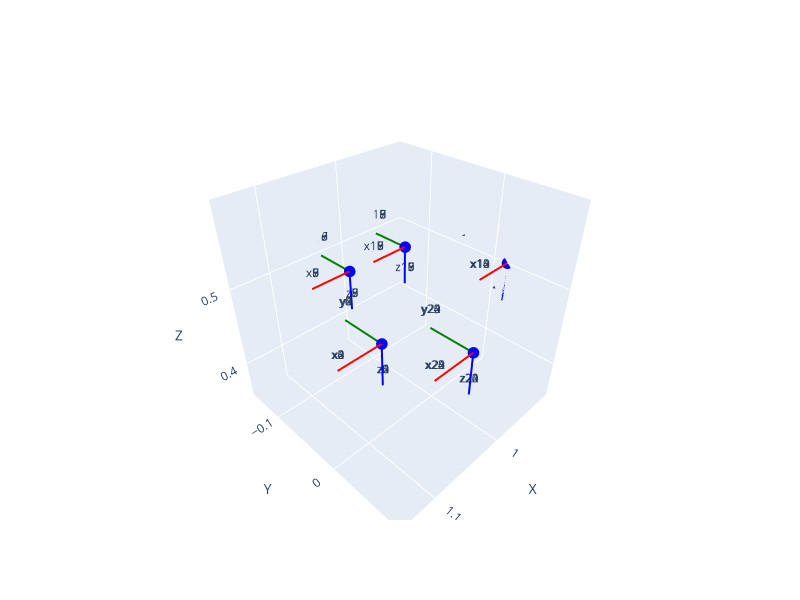

The code cell stored with this chart in its notebook:
### Code cell
def plot_poses(poses, scale=0.05, axis_labels=True, ax=None, figsize=(8, 6)):
    """
    Visualize 4x4 pose matrices as coordinate frames using Plotly.
    - poses: single 4x4 array or iterable/array of shape (N,4,4)
    - scale: length of drawn axes
    - axis_labels: annotate axes ('x','y','z') for each pose
    - ax: ignored (kept for compatibility)
    Returns the plotly Figure.
    """
    poses = np.asarray(poses)
    if poses.ndim == 2 and poses.shape == (4, 4):
        poses = poses[None, ...]
    assert poses.ndim == 3 and poses.shape[1:] == (4, 4), "poses must be (N,4,4) or (4,4)"

    fig = go.Figure()
    all_points = []

    for i, pose in enumerate(poses):
        t = pose[:3, 3]
        R = pose[:3, :3]
        for vec, color, lbl in zip(R.T, ("red", "green", "blue"), ("x", "y", "z")):
            end = t + vec * scale
            line = np.vstack([t, end])
            fig.add_trace(go.Scatter3d(
                x=line[:, 0], y=line[:, 1], z=line[:, 2],
                mode="lines", line=dict(color=color, width=4), showlegend=False
            ))
            fig.add_trace(go.Scatter3d(
                x=[t[0]], y=[t[1]], z=[t[2]],
                mode="markers", marker=dict(color=color, size=4), showlegend=False
            ))
            if axis_labels:
                fig.add_trace(go.Scatter3d(
                    x=[end[0]], y=[end[1]], z=[end[2]],
                    mode="text", text=[f"{lbl}{i}"], textposition="top center",
                    showlegend=False
                ))
        all_points.extend([t, t + R[:, 0] * scale, t + R[:, 1] * scale, t + R[:, 2] * scale])

    all_points = np.vstack(all_points)
    mins = all_points.min(axis=0)
    maxs = all_points.max(axis=0)
    centers = 0.5 * (mins + maxs)
    radius = (maxs - mins).max() / 2.0

    fig.update_layout(
        scene=dict(
            xaxis=dict(title="X", range=[centers[0] - radius, centers[0] + radius]),
            yaxis=dict(title="Y", range=[centers[1] - radius, centers[1] + radius]),
            zaxis=dict(title="Z", range=[centers[2] - radius, centers[2] + radius]),
        ),
        width=figsize[0] * 100,
        height=figsize[1] * 100,
    )
    # fig.show()
    return fig

plot_poses(np.stack(data["pose"].values))

### Figure 1 — Plotly figure (JSON) as saved in the notebook; plotly's stock layout.template omitted (floating-point values rounded to 4 significant figures)
{"data": [{"line": {"color": "red", "width": 4}, "mode": "lines", "showlegend": false, "type": "scatter3d", "x": [1.098, 1.148], "y": [0.02204, 0.02204], "z": [0.5, 0.5]}, {"marker": {"color": "red", "size": 4}, "mode": "markers", "showlegend": false, "type": "scatter3d", "x": [1.098], "y": [0.02204], "z": [0.5]}, {"mode": "text", "showlegend": false, "text": ["x0"], "textposition": "top center", "type": "scatter3d", "x": [1.148], "y": [0.02204], "z": [0.5]}, {"line": {"color": "green", "width": 4}, "mode": "lines", "showlegend": false, "type": "scatter3d", "x": [1.098, 1.098], "y": [0.02204, -0.02796], "z": [0.5, 0.5]}, {"marker": {"color": "green", "size": 4}, "mode": "markers", "showlegend": false, "type": "scatter3d", "x": [1.098], "y": [0.02204], "z": [0.5]}, {"mode": "text", "showlegend": false, "text": ["y0"], "textposition": "top center", "type": "scatter3d", "x": [1.098], "y": [-0.02796], "z": [0.5]}, {"line": {"color": "blue", "width": 4}, "mode": "lines", "showlegend": false, "type": "scatter3d", "x": [1.098, 1.098], "y": [0.02204, 0.02204], "z": [0.5, 0.45]}, {"marker": {"color": "blue", "size": 4}, "mode": "markers", "showlegend": false, "type": "scatter3d", "x": [1.098], "y": [0.02204], "z": [0.5]}, {"mode": "text", "showlegend": false, "text": ["z0"], "textposition": "top center", "type": "scatter3d", "x": [1.098], "y": [0.02204], "z": [0.45]}, {"line": {"color": "red", "width": 4}, "mode": "lines", "showlegend": false, "type": "scatter3d", "x": [1.098, 1.148], "y": [0.02204, 0.02204], "z": [0.5, 0.5]}, {"marker": {"color": "red", "size": 4}, "mode": "markers", "showlegend": false, "type": "scatter3d", "x": [1.098], "y": [0.02204], "z": [0.5]}, {"mode": "text", "showlegend": false, "text": ["x1"], "textposition": "top center", "type": "scatter3d", "x": [1.148], "y": [0.02204], "z": [0.5]}, {"line": {"color": "green", "width": 4}, "mode": "lines", "showlegend": false, "type": "scatter3d", "x": [1.098, 1.098], "y": [0.02204, -0.02796], "z": [0.5, 0.5]}, {"marker": {"color": "green", "size": 4}, "mode": "markers", "showlegend": false, "type": "scatter3d", "x": [1.098], "y": [0.02204], "z": [0.5]}, {"mode": "text", "showlegend": false, "text": ["y1"], "textposition": "top center", "type": "scatter3d", "x": [1.098], "y": [-0.02796], "z": [0.5]}, {"line": {"color": "blue", "width": 4}, "mode": "lines", "showlegend": false, "type": "scatter3d", "x": [1.098, 1.098], "y": [0.02204, 0.02204], "z": [0.5, 0.45]}, {"marker": {"color": "blue", "size": 4}, "mode": "markers", "showlegend": false, "type": "scatter3d", "x": [1.098], "y": [0.02204], "z": [0.5]}, {"mode": "text", "showlegend": false, "text": ["z1"], "textposition": "top center", "type": "scatter3d", "x": [1.098], "y": [0.02204], "z": [0.45]}, {"line": {"color": "red", "width": 4}, "mode": "lines", "showlegend": false, "type": "scatter3d", "x": [1.098, 1.148], "y": [0.02204, 0.02204], "z": [0.5, 0.5]}, {"marker": {"color": "red", "size": 4}, "mode": "markers", "showlegend": false, "type": "scatter3d", "x": [1.098], "y": [0.02204], "z": [0.5]}, {"mode": "text", "showlegend": false, "text": ["x2"], "textposition": "top center", "type": "scatter3d", "x": [1.148], "y": [0.02204], "z": [0.5]}, {"line": {"color": "green", "width": 4}, "mode": "lines", "showlegend": false, "type": "scatter3d", "x": [1.098, 1.098], "y": [0.02204, -0.02796], "z": [0.5, 0.5]}, {"marker": {"color": "green", "size": 4}, "mode": "markers", "showlegend": false, "type": "scatter3d", "x": [1.098], "y": [0.02204], "z": [0.5]}, {"mode": "text", "showlegend": false, "text": ["y2"], "textposition": "top center", "type": "scatter3d", "x": [1.098], "y": [-0.02796], "z": [0.5]}, {"line": {"color": "blue", "width": 4}, "mode": "lines", "showlegend": false, "type": "scatter3d", "x": [1.098, 1.098], "y": [0.02204, 0.02204], "z": [0.5, 0.45]}, {"marker": {"color": "blue", "size": 4}, "mode": "markers", "showlegend": false, "type": "scatter3d", "x": [1.098], "y": [0.02204], "z": [0.5]}, {"mode": "text", "showlegend": false, "text": ["z2"], "textposition": "top center", "type": "scatter3d", "x": [1.098], "y": [0.02204], "z": [0.45]}, {"line": {"color": "red", "width": 4}, "mode": "lines", "showlegend": false, "type": "scatter3d", "x": [1.098, 1.148], "y": [0.02204, 0.02204], "z": [0.5, 0.5]}, {"marker": {"color": "red", "size": 4}, "mode": "markers", "showlegend": false, "type": "scatter3d", "x": [1.098], "y": [0.02204], "z": [0.5]}, {"mode": "text", "showlegend": false, "text": ["x3"], "textposition": "top center", "type": "scatter3d", "x": [1.148], "y": [0.02204], "z": [0.5]}, {"line": {"color": "green", "width": 4}, "mode": "lines", "showlegend": false, "type": "scatter3d", "x": [1.098, 1.098], "y": [0.02204, -0.02796], "z": [0.5, 0.5]}, {"marker": {"color": "green", "size": 4}, "mode": "markers", "showlegend": false, "type": "scatter3d", "x": [1.098], "y": [0.02204], "z": [0.5]}, {"mode": "text", "showlegend": false, "text": ["y3"], "textposition": "top center", "type": "scatter3d", "x": [1.098], "y": [-0.02796], "z": [0.5]}, {"line": {"color": "blue", "width": 4}, "mode": "lines", "showlegend": false, "type": "scatter3d", "x": [1.098, 1.098], "y": [0.02204, 0.02204], "z": [0.5, 0.45]}, {"marker": {"color": "blue", "size": 4}, "mode": "markers", "showlegend": false, "type": "scatter3d", "x": [1.098], "y": [0.02204], "z": [0.5]}, {"mode": "text", "showlegend": false, "text": ["z3"], "textposition": "top center", "type": "scatter3d", "x": [1.098], "y": [0.02204], "z": [0.45]}, {"line": {"color": "red", "width": 4}, "mode": "lines", "showlegend": false, "type": "scatter3d", "x": [1.098, 1.148], "y": [0.02204, 0.02204], "z": [0.5, 0.5]}, {"marker": {"color": "red", "size": 4}, "mode": "markers", "showlegend": false, "type": "scatter3d", "x": [1.098], "y": [0.02204], "z": [0.5]}, {"mode": "text", "showlegend": false, "text": ["x4"], "textposition": "top center", "type": "scatter3d", "x": [1.148], "y": [0.02204], "z": [0.5]}, {"line": {"color": "green", "width": 4}, "mode": "lines", "showlegend": false, "type": "scatter3d", "x": [1.098, 1.098], "y": [0.02204, -0.02796], "z": [0.5, 0.5]}, {"marker": {"color": "green", "size": 4}, "mode": "markers", "showlegend": false, "type": "scatter3d", "x": [1.098], "y": [0.02204], "z": [0.5]}, {"mode": "text", "showlegend": false, "text": ["y4"], "textposition": "top center", "type": "scatter3d", "x": [1.098], "y": [-0.02796], "z": [0.5]}, {"line": {"color": "blue", "width": 4}, "mode": "lines", "showlegend": false, "type": "scatter3d", "x": [1.098, 1.098], "y": [0.02204, 0.02204], "z": [0.5, 0.45]}, {"marker": {"color": "blue", "size": 4}, "mode": "markers", "showlegend": false, "type": "scatter3d", "x": [1.098], "y": [0.02204], "z": [0.5]}, {"mode": "text", "showlegend": false, "text": ["z4"], "textposition": "top center", "type": "scatter3d", "x": [1.098], "y": [0.02204], "z": [0.45]}, {"line": {"color": "red", "width": 4}, "mode": "lines", "showlegend": false, "type": "scatter3d", "x": [1.037, 1.087], "y": [-0.09293, -0.09293], "z": [0.5, 0.5]}, {"marker": {"color": "red", "size": 4}, "mode": "markers", "showlegend": false, "type": "scatter3d", "x": [1.037], "y": [-0.09293], "z": [0.5]}, {"mode": "text", "showlegend": false, "text": ["x5"], "textposition": "top center", "type": "scatter3d", "x": [1.087], "y": [-0.09293], "z": [0.5]}, {"line": {"color": "green", "width": 4}, "mode": "lines", "showlegend": false, "type": "scatter3d", "x": [1.037, 1.037], "y": [-0.09293, -0.1429], "z": [0.5, 0.5]}, {"marker": {"color": "green", "size": 4}, "mode": "markers", "showlegend": false, "type": "scatter3d", "x": [1.037], "y": [-0.09293], "z": [0.5]}, {"mode": "text", "showlegend": false, "text": ["y5"], "textposition": "top center", "type": "scatter3d", "x": [1.037], "y": [-0.1429], "z": [0.5]}, {"line": {"color": "blue", "width": 4}, "mode": "lines", "showlegend": false, "type": "scatter3d", "x": [1.037, 1.037], "y": [-0.09293, -0.09293], "z": [0.5, 0.45]}, {"marker": {"color": "blue", "size": 4}, "mode": "markers", "showlegend": false, "type": "scatter3d", "x": [1.037], "y": [-0.09293], "z": [0.5]}, {"mode": "text", "showlegend": false, "text": ["z5"], "textposition": "top center", "type": "scatter3d", "x": [1.037], "y": [-0.09293], "z": [0.45]}, {"line": {"color": "red", "width": 4}, "mode": "lines", "showlegend": false, "type": "scatter3d", "x": [1.037, 1.087], "y": [-0.09293, -0.09293], "z": [0.5, 0.5]}, {"marker": {"color": "red", "size": 4}, "mode": "markers", "showlegend": false, "type": "scatter3d", "x": [1.037], "y": [-0.09293], "z": [0.5]}, {"mode": "text", "showlegend": false, "text": ["x6"], "textposition": "top center", "type": "scatter3d", "x": [1.087], "y": [-0.09293], "z": [0.5]}, {"line": {"color": "green", "width": 4}, "mode": "lines", "showlegend": false, "type": "scatter3d", "x": [1.037, 1.037], "y": [-0.09293, -0.1429], "z": [0.5, 0.5]}, {"marker": {"color": "green", "size": 4}, "mode": "markers", "showlegend": false, "type": "scatter3d", "x": [1.037], "y": [-0.09293], "z": [0.5]}, {"mode": "text", "showlegend": false, "text": ["y6"], "textposition": "top center", "type": "scatter3d", "x": [1.037], "y": [-0.1429], "z": [0.5]}, {"line": {"color": "blue", "width": 4}, "mode": "lines", "showlegend": false, "type": "scatter3d", "x": [1.037, 1.037], "y": [-0.09293, -0.09293], "z": [0.5, 0.45]}, {"marker": {"color": "blue", "size": 4}, "mode": "markers", "showlegend": false, "type": "scatter3d", "x": [1.037], "y": [-0.09293], "z": [0.5]}, {"mode": "text", "showlegend": false, "text": ["z6"], "textposition": "top center", "type": "scatter3d", "x": [1.037], "y": [-0.09293], "z": [0.45]}, {"line": {"color": "red", "width": 4}, "mode": "lines", "showlegend": false, "type": "scatter3d", "x": [1.037, 1.087], "y": [-0.09293, -0.09293], "z": [0.5, 0.5]}, {"marker": {"color": "red", "size": 4}, "mode": "markers", "showlegend": false, "type": "scatter3d", "x": [1.037], "y": [-0.09293], "z": [0.5]}, {"mode": "text", "showlegend": false, "text": ["x7"], "textposition": "top center", "type": "scatter3d", "x": [1.087], "y": [-0.09293], "z": [0.5]}, {"line": {"color": "green", "width": 4}, "mode": "lines", "showlegend": false, "type": "scatter3d", "x": [1.037, 1.037], "y": [-0.09293, -0.1429], "z": [0.5, 0.5]}, {"marker": {"color": "green", "size": 4}, "mode": "markers", "showlegend": false, "type": "scatter3d", "x": [1.037], "y": [-0.09293], "z": [0.5]}, {"mode": "text", "showlegend": false, "text": ["y7"], "textposition": "top center", "type": "scatter3d", "x": [1.037], "y": [-0.1429], "z": [0.5]}, {"line": {"color": "blue", "width": 4}, "mode": "lines", "showlegend": false, "type": "scatter3d", "x": [1.037, 1.037], "y": [-0.09293, -0.09293], "z": [0.5, 0.45]}, {"marker": {"color": "blue", "size": 4}, "mode": "markers", "showlegend": false, "type": "scatter3d", "x": [1.037], "y": [-0.09293], "z": [0.5]}, {"mode": "text", "showlegend": false, "text": ["z7"], "textposition": "top center", "type": "scatter3d", "x": [1.037], "y": [-0.09293], "z": [0.45]}, {"line": {"color": "red", "width": 4}, "mode": "lines", "showlegend": false, "type": "scatter3d", "x": [1.037, 1.087], "y": [-0.09293, -0.09293], "z": [0.5, 0.5]}, {"marker": {"color": "red", "size": 4}, "mode": "markers", "showlegend": false, "type": "scatter3d", "x": [1.037], "y": [-0.09293], "z": [0.5]}, {"mode": "text", "showlegend": false, "text": ["x8"], "textposition": "top center", "type": "scatter3d", "x": [1.087], "y": [-0.09293], "z": [0.5]}, {"line": {"color": "green", "width": 4}, "mode": "lines", "showlegend": false, "type": "scatter3d", "x": [1.037, 1.037], "y": [-0.09293, -0.1429], "z": [0.5, 0.5]}, {"marker": {"color": "green", "size": 4}, "mode": "markers", "showlegend": false, "type": "scatter3d", "x": [1.037], "y": [-0.09293], "z": [0.5]}, {"mode": "text", "showlegend": false, "text": ["y8"], "textposition": "top center", "type": "scatter3d", "x": [1.037], "y": [-0.1429], "z": [0.5]}, {"line": {"color": "blue", "width": 4}, "mode": "lines", "showlegend": false, "type": "scatter3d", "x": [1.037, 1.037], "y": [-0.09293, -0.09293], "z": [0.5, 0.45]}, {"marker": {"color": "blue", "size": 4}, "mode": "markers", "showlegend": false, "type": "scatter3d", "x": [1.037], "y": [-0.09293], "z": [0.5]}, {"mode": "text", "showlegend": false, "text": ["z8"], "textposition": "top center", "type": "scatter3d", "x": [1.037], "y": [-0.09293], "z": [0.45]}, {"line": {"color": "red", "width": 4}, "mode": "lines", "showlegend": false, "type": "scatter3d", "x": [1.037, 1.087], "y": [-0.09293, -0.09293], "z": [0.5, 0.5]}, {"marker": {"color": "red", "size": 4}, "mode": "markers", "showlegend": false, "type": "scatter3d", "x": [1.037], "y": [-0.09293], "z": [0.5]}, {"mode": "text", "showlegend": false, "text": ["x9"], "textposition": "top center", "type": "scatter3d", "x": [1.087], "y": [-0.09293], "z": [0.5]}, {"line": {"color": "green", "width": 4}, "mode": "lines", "showlegend": false, "type": "scatter3d", "x": [1.037, 1.037], "y": [-0.09293, -0.1429], "z": [0.5, 0.5]}, {"marker": {"color": "green", "size": 4}, "mode": "markers", "showlegend": false, "type": "scatter3d", "x": [1.037], "y": [-0.09293], "z": [0.5]}, {"mode": "text", "showlegend": false, "text": ["y9"], "textposition": "top center", "type": "scatter3d", "x": [1.037], "y": [-0.1429], "z": [0.5]}, {"line": {"color": "blue", "width": 4}, "mode": "lines", "showlegend": false, "type": "scatter3d", "x": [1.037, 1.037], "y": [-0.09293, -0.09293], "z": [0.5, 0.45]}, {"marker": {"color": "blue", "size": 4}, "mode": "markers", "showlegend": false, "type": "scatter3d", "x": [1.037], "y": [-0.09293], "z": [0.5]}, {"mode": "text", "showlegend": false, "text": ["z9"], "textposition": "top center", "type": "scatter3d", "x": [1.037], "y": [-0.09293], "z": [0.45]}, {"line": {"color": "red", "width": 4}, "mode": "lines", "showlegend": false, "type": "scatter3d", "x": [0.9015, 0.9515], "y": [0.01735, 0.01735], "z": [0.5, 0.5]}, {"marker": {"color": "red", "size": 4}, "mode": "markers", "showlegend": false, "type": "scatter3d", "x": [0.9015], "y": [0.01735], "z": [0.5]}, {"mode": "text", "showlegend": false, "text": ["x10"], "textposition": "top center", "type": "scatter3d", "x": [0.9515], "y": [0.01735], "z": [0.5]}, {"line": {"color": "green", "width": 4}, "mode": "lines", "showlegend": false, "type": "scatter3d", "x": [0.9015, 0.9015], "y": [0.01735, -0.03265], "z": [0.5, 0.5]}, {"marker": {"color": "green", "size": 4}, "mode": "markers", "showlegend": false, "type": "scatter3d", "x": [0.9015], "y": [0.01735], "z": [0.5]}, {"mode": "text", "showlegend": false, "text": ["y10"], "textposition": "top center", "type": "scatter3d", "x": [0.9015], "y": [-0.03265], "z": [0.5]}, {"line": {"color": "blue", "width": 4}, "mode": "lines", "showlegend": false, "type": "scatter3d", "x": [0.9015, 0.9015], "y": [0.01735, 0.01735], "z": [0.5, 0.45]}, {"marker": {"color": "blue", "size": 4}, "mode": "markers", "showlegend": false, "type": "scatter3d", "x": [0.9015], "y": [0.01735], "z": [0.5]}, {"mode": "text", "showlegend": false, "text": ["z10"], "textposition": "top center", "type": "scatter3d", "x": [0.9015], "y": [0.01735], "z": [0.45]}, {"line": {"color": "red", "width": 4}, "mode": "lines", "showlegend": false, "type": "scatter3d", "x": [0.9015, 0.9515], "y": [0.01735, 0.01735], "z": [0.5, 0.5]}, {"marker": {"color": "red", "size": 4}, "mode": "markers", "showlegend": false, "type": "scatter3d", "x": [0.9015], "y": [0.01735], "z": [0.5]}, {"mode": "text", "showlegend": false, "text": ["x11"], "textposition": "top center", "type": "scatter3d", "x": [0.9515], "y": [0.01735], "z": [0.5]}, {"line": {"color": "green", "width": 4}, "mode": "lines", "showlegend": false, "type": "scatter3d", "x": [0.9015, 0.9015], "y": [0.01735, -0.03265], "z": [0.5, 0.5]}, {"marker": {"color": "green", "size": 4}, "mode": "markers", "showlegend": false, "type": "scatter3d", "x": [0.9015], "y": [0.01735], "z": [0.5]}, {"mode": "text", "showlegend": false, "text": ["y11"], "textposition": "top center", "type": "scatter3d", "x": [0.9015], "y": [-0.03265], "z": [0.5]}, {"line": {"color": "blue", "width": 4}, "mode": "lines", "showlegend": false, "type": "scatter3d", "x": [0.9015, 0.9015], "y": [0.01735, 0.01735], "z": [0.5, 0.45]}, {"marker": {"color": "blue", "size": 4}, "mode": "markers", "showlegend": false, "type": "scatter3d", "x": [0.9015], "y": [0.01735], "z": [0.5]}, {"mode": "text", "showlegend": false, "text": ["z11"], "textposition": "top center", "type": "scatter3d", "x": [0.9015], "y": [0.01735], "z": [0.45]}, {"line": {"color": "red", "width": 4}, "mode": "lines", "showlegend": false, "type": "scatter3d", "x": [0.9015, 0.9515], "y": [0.01735, 0.01735], "z": [0.5, 0.5]}, {"marker": {"color": "red", "size": 4}, "mode": "markers", "showlegend": false, "type": "scatter3d", "x": [0.9015], "y": [0.01735], "z": [0.5]}, {"mode": "text", "showlegend": false, "text": ["x12"], "textposition": "top center", "type": "scatter3d", "x": [0.9515], "y": [0.01735], "z": [0.5]}, {"line": {"color": "green", "width": 4}, "mode": "lines", "showlegend": false, "type": "scatter3d", "x": [0.9015, 0.9015], "y": [0.01735, -0.03265], "z": [0.5, 0.5]}, {"marker": {"color": "green", "size": 4}, "mode": "markers", "showlegend": false, "type": "scatter3d", "x": [0.9015], "y": [0.01735], "z": [0.5]}, {"mode": "text", "showlegend": false, "text": ["y12"], "textposition": "top center", "type": "scatter3d", "x": [0.9015], "y": [-0.03265], "z": [0.5]}, {"line": {"color": "blue", "width": 4}, "mode": "lines", "showlegend": false, "type": "scatter3d", "x": [0.9015, 0.9015], "y": [0.01735, 0.01735], "z": [0.5, 0.45]}, {"marker": {"color": "blue", "size": 4}, "mode": "markers", "showlegend": false, "type": "scatter3d", "x": [0.9015], "y": [0.01735], "z": [0.5]}, {"mode": "text", "showlegend": false, "text": ["z12"], "textposition": "top center", "type": "scatter3d", "x": [0.9015], "y": [0.01735], "z": [0.45]}, {"line": {"color": "red", "width": 4}, "mode": "lines", "showlegend": false, "type": "scatter3d", "x": [0.9015, 0.9515], "y": [0.01735, 0.01735], "z": [0.5, 0.5]}, {"marker": {"color": "red", "size": 4}, "mode": "markers", "showlegend": false, "type": "scatter3d", "x": [0.9015], "y": [0.01735], "z": [0.5]}, {"mode": "text", "showlegend": false, "text": ["x13"], "textposition": "top center", "type": "scatter3d", "x": [0.9515], "y": [0.01735], "z": [0.5]}, {"line": {"color": "green", "width": 4}, "mode": "lines", "showlegend": false, "type": "scatter3d", "x": [0.9015, 0.9015], "y": [0.01735, -0.03265], "z": [0.5, 0.5]}, {"marker": {"color": "green", "size": 4}, "mode": "markers", "showlegend": false, "type": "scatter3d", "x": [0.9015], "y": [0.01735], "z": [0.5]}, {"mode": "text", "showlegend": false, "text": ["y13"], "textposition": "top center", "type": "scatter3d", "x": [0.9015], "y": [-0.03265], "z": [0.5]}, {"line": {"color": "blue", "width": 4}, "mode": "lines", "showlegend": false, "type": "scatter3d", "x": [0.9015, 0.9015], "y": [0.01735, 0.01735], "z": [0.5, 0.45]}, {"marker": {"color": "blue", "size": 4}, "mode": "markers", "showlegend": false, "type": "scatter3d", "x": [0.9015], "y": [0.01735], "z": [0.5]}, {"mode": "text", "showlegend": false, "text": ["z13"], "textposition": "top center", "type": "scatter3d", "x": [0.9015], "y": [0.01735], "z": [0.45]}, {"line": {"color": "red", "width": 4}, "mode": "lines", "showlegend": false, "type": "scatter3d", "x": [0.9015, 0.9515], "y": [0.01735, 0.01735], "z": [0.5, 0.5]}, {"marker": {"color": "red", "size": 4}, "mode": "markers", "showlegend": false, "type": "scatter3d", "x": [0.9015], "y": [0.01735], "z": [0.5]}, {"mode": "text", "showlegend": false, "text": ["x14"], "textposition": "top center", "type": "scatter3d", "x": [0.9515], "y": [0.01735], "z": [0.5]}, {"line": {"color": "green", "width": 4}, "mode": "lines", "showlegend": false, "type": "scatter3d", "x": [0.9015, 0.9015], "y": [0.01735, -0.03265], "z": [0.5, 0.5]}, {"marker": {"color": "green", "size": 4}, "mode": "markers", "showlegend": false, "type": "scatter3d", "x": [0.9015], "y": [0.01735], "z": [0.5]}, {"mode": "text", "showlegend": false, "text": ["y14"], "textposition": "top center", "type": "scatter3d", "x": [0.9015], "y": [-0.03265], "z": [0.5]}, {"line": {"color": "blue", "width": 4}, "mode": "lines", "showlegend": false, "type": "scatter3d", "x": [0.9015, 0.9015], "y": [0.01735, 0.01735], "z": [0.5, 0.45]}, {"marker": {"color": "blue", "size": 4}, "mode": "markers", "showlegend": false, "type": "scatter3d", "x": [0.9015], "y": [0.01735], "z": [0.5]}, {"mode": "text", "showlegend": false, "text": ["z14"], "textposition": "top center", "type": "scatter3d", "x": [0.9015], "y": [0.01735], "z": [0.45]}, {"line": {"color": "red", "width": 4}, "mode": "lines", "showlegend": false, "type": "scatter3d", "x": [0.9551, 1.005], "y": [-0.08936, -0.08936], "z": [0.5, 0.5]}, {"marker": {"color": "red", "size": 4}, "mode": "markers", "showlegend": false, "type": "scatter3d", "x": [0.9551], "y": [-0.08936], "z": [0.5]}, {"mode": "text", "showlegend": false, "text": ["x15"], "textposition": "top center", "type": "scatter3d", "x": [1.005], "y": [-0.08936], "z": [0.5]}, {"line": {"color": "green", "width": 4}, "mode": "lines", "showlegend": false, "type": "scatter3d", "x": [0.9551, 0.9551], "y": [-0.08936, -0.1394], "z": [0.5, 0.5]}, {"marker": {"color": "green", "size": 4}, "mode": "markers", "showlegend": false, "type": "scatter3d", "x": [0.9551], "y": [-0.08936], "z": [0.5]}, {"mode": "text", "showlegend": false, "text": ["y15"], "textposition": "top center", "type": "scatter3d", "x": [0.9551], "y": [-0.1394], "z": [0.5]}, {"line": {"color": "blue", "width": 4}, "mode": "lines", "showlegend": false, "type": "scatter3d", "x": [0.9551, 0.9551], "y": [-0.08936, -0.08936], "z": [0.5, 0.45]}, {"marker": {"color": "blue", "size": 4}, "mode": "markers", "showlegend": false, "type": "scatter3d", "x": [0.9551], "y": [-0.08936], "z": [0.5]}, {"mode": "text", "showlegend": false, "text": ["z15"], "textposition": "top center", "type": "scatter3d", "x": [0.9551], "y": [-0.08936], "z": [0.45]}, {"line": {"color": "red", "width": 4}, "mode": "lines", "showlegend": false, "type": "scatter3d", "x": [0.9551, 1.005], "y": [-0.08936, -0.08936], "z": [0.5, 0.5]}, {"marker": {"color": "red", "size": 4}, "mode": "markers", "showlegend": false, "type": "scatter3d", "x": [0.9551], "y": [-0.08936], "z": [0.5]}, {"mode": "text", "showlegend": false, "text": ["x16"], "textposition": "top center", "type": "scatter3d", "x": [1.005], "y": [-0.08936], "z": [0.5]}, {"line": {"color": "green", "width": 4}, "mode": "lines", "showlegend": false, "type": "scatter3d", "x": [0.9551, 0.9551], "y": [-0.08936, -0.1394], "z": [0.5, 0.5]}, {"marker": {"color": "green", "size": 4}, "mode": "markers", "showlegend": false, "type": "scatter3d", "x": [0.9551], "y": [-0.08936], "z": [0.5]}, {"mode": "text", "showlegend": false, "text": ["y16"], "textposition": "top center", "type": "scatter3d", "x": [0.9551], "y": [-0.1394], "z": [0.5]}, {"line": {"color": "blue", "width": 4}, "mode": "lines", "showlegend": false, "type": "scatter3d", "x": [0.9551, 0.9551], "y": [-0.08936, -0.08936], "z": [0.5, 0.45]}, {"marker": {"color": "blue", "size": 4}, "mode": "markers", "showlegend": false, "type": "scatter3d", "x": [0.9551], "y": [-0.08936], "z": [0.5]}, {"mode": "text", "showlegend": false, "text": ["z16"], "textposition": "top center", "type": "scatter3d", "x": [0.9551], "y": [-0.08936], "z": [0.45]}, {"line": {"color": "red", "width": 4}, "mode": "lines", "showlegend": false, "type": "scatter3d", "x": [0.9551, 1.005], "y": [-0.08936, -0.08936], "z": [0.5, 0.5]}, {"marker": {"color": "red", "size": 4}, "mode": "markers", "showlegend": false, "type": "scatter3d", "x": [0.9551], "y": [-0.08936], "z": [0.5]}, {"mode": "text", "showlegend": false, "text": ["x17"], "textposition": "top center", "type": "scatter3d", "x": [1.005], "y": [-0.08936], "z": [0.5]}, {"line": {"color": "green", "width": 4}, "mode": "lines", "showlegend": false, "type": "scatter3d", "x": [0.9551, 0.9551], "y": [-0.08936, -0.1394], "z": [0.5, 0.5]}, {"marker": {"color": "green", "size": 4}, "mode": "markers", "showlegend": false, "type": "scatter3d", "x": [0.9551], "y": [-0.08936], "z": [0.5]}, {"mode": "text", "showlegend": false, "text": ["y17"], "textposition": "top center", "type": "scatter3d", "x": [0.9551], "y": [-0.1394], "z": [0.5]}, {"line": {"color": "blue", "width": 4}, "mode": "lines", "showlegend": false, "type": "scatter3d", "x": [0.9551, 0.9551], "y": [-0.08936, -0.08936], "z": [0.5, 0.45]}, {"marker": {"color": "blue", "size": 4}, "mode": "markers", "showlegend": false, "type": "scatter3d", "x": [0.9551], "y": [-0.08936], "z": [0.5]}, {"mode": "text", "showlegend": false, "text": ["z17"], "textposition": "top center", "type": "scatter3d", "x": [0.9551], "y": [-0.08936], "z": [0.45]}, {"line": {"color": "red", "width": 4}, "mode": "lines", "showlegend": false, "type": "scatter3d", "x": [0.9551, 1.005], "y": [-0.08936, -0.08936], "z": [0.5, 0.5]}, {"marker": {"color": "red", "size": 4}, "mode": "markers", "showlegend": false, "type": "scatter3d", "x": [0.9551], "y": [-0.08936], "z": [0.5]}, {"mode": "text", "showlegend": false, "text": ["x18"], "textposition": "top center", "type": "scatter3d", "x": [1.005], "y": [-0.08936], "z": [0.5]}, {"line": {"color": "green", "width": 4}, "mode": "lines", "showlegend": false, "type": "scatter3d", "x": [0.9551, 0.9551], "y": [-0.08936, -0.1394], "z": [0.5, 0.5]}, {"marker": {"color": "green", "size": 4}, "mode": "markers", "showlegend": false, "type": "scatter3d", "x": [0.9551], "y": [-0.08936], "z": [0.5]}, {"mode": "text", "showlegend": false, "text": ["y18"], "textposition": "top center", "type": "scatter3d", "x": [0.9551], "y": [-0.1394], "z": [0.5]}, {"line": {"color": "blue", "width": 4}, "mode": "lines", "showlegend": false, "type": "scatter3d", "x": [0.9551, 0.9551], "y": [-0.08936, -0.08936], "z": [0.5, 0.45]}, {"marker": {"color": "blue", "size": 4}, "mode": "markers", "showlegend": false, "type": "scatter3d", "x": [0.9551], "y": [-0.08936], "z": [0.5]}, {"mode": "text", "showlegend": false, "text": ["z18"], "textposition": "top center", "type": "scatter3d", "x": [0.9551], "y": [-0.08936], "z": [0.45]}, {"line": {"color": "red", "width": 4}, "mode": "lines", "showlegend": false, "type": "scatter3d", "x": [0.9551, 1.005], "y": [-0.08936, -0.08936], "z": [0.5, 0.5]}, {"marker": {"color": "red", "size": 4}, "mode": "markers", "showlegend": false, "type": "scatter3d", "x": [0.9551], "y": [-0.08936], "z": [0.5]}, {"mode": "text", "showlegend": false, "text": ["x19"], "textposition": "top center", "type": "scatter3d", "x": [1.005], "y": [-0.08936], "z": [0.5]}, {"line": {"color": "green", "width": 4}, "mode": "lines", "showlegend": false, "type": "scatter3d", "x": [0.9551, 0.9551], "y": [-0.08936, -0.1394], "z": [0.5, 0.5]}, {"marker": {"color": "green", "size": 4}, "mode": "markers", "showlegend": false, "type": "scatter3d", "x": [0.9551], "y": [-0.08936], "z": [0.5]}, {"mode": "text", "showlegend": false, "text": ["y19"], "textposition": "top center", "type": "scatter3d", "x": [0.9551], "y": [-0.1394], "z": [0.5]}, {"line": {"color": "blue", "width": 4}, "mode": "lines", "showlegend": false, "type": "scatter3d", "x": [0.9551, 0.9551], "y": [-0.08936, -0.08936], "z": [0.5, 0.45]}, {"marker": {"color": "blue", "size": 4}, "mode": "markers", "showlegend": false, "type": "scatter3d", "x": [0.9551], "y": [-0.08936], "z": [0.5]}, {"mode": "text", "showlegend": false, "text": ["z19"], "textposition": "top center", "type": "scatter3d", "x": [0.9551], "y": [-0.08936], "z": [0.45]}, {"line": {"color": "red", "width": 4}, "mode": "lines", "showlegend": false, "type": "scatter3d", "x": [1.05, 1.1], "y": [0.08666, 0.08666], "z": [0.5, 0.5]}, {"marker": {"color": "red", "size": 4}, "mode": "markers", "showlegend": false, "type": "scatter3d", "x": [1.05], "y": [0.08666], "z": [0.5]}, {"mode": "text", "showlegend": false, "text": ["x20"], "textposition": "top center", "type": "scatter3d", "x": [1.1], "y": [0.08666], "z": [0.5]}, {"line": {"color": "green", "width": 4}, "mode": "lines", "showlegend": false, "type": "scatter3d", "x": [1.05, 1.05], "y": [0.08666, 0.03666], "z": [0.5, 0.5]}, {"marker": {"color": "green", "size": 4}, "mode": "markers", "showlegend": false, "type": "scatter3d", "x": [1.05], "y": [0.08666], "z": [0.5]}, {"mode": "text", "showlegend": false, "text": ["y20"], "textposition": "top center", "type": "scatter3d", "x": [1.05], "y": [0.03666], "z": [0.5]}, {"line": {"color": "blue", "width": 4}, "mode": "lines", "showlegend": false, "type": "scatter3d", "x": [1.05, 1.05], "y": [0.08666, 0.08666], "z": [0.5, 0.45]}, {"marker": {"color": "blue", "size": 4}, "mode": "markers", "showlegend": false, "type": "scatter3d", "x": [1.05], "y": [0.08666], "z": [0.5]}, {"mode": "text", "showlegend": false, "text": ["z20"], "textposition": "top center", "type": "scatter3d", "x": [1.05], "y": [0.08666], "z": [0.45]}, {"line": {"color": "red", "width": 4}, "mode": "lines", "showlegend": false, "type": "scatter3d", "x": [1.05, 1.1], "y": [0.08666, 0.08666], "z": [0.5, 0.5]}, {"marker": {"color": "red", "size": 4}, "mode": "markers", "showlegend": false, "type": "scatter3d", "x": [1.05], "y": [0.08666], "z": [0.5]}, {"mode": "text", "showlegend": false, "text": ["x21"], "textposition": "top center", "type": "scatter3d", "x": [1.1], "y": [0.08666], "z": [0.5]}, {"line": {"color": "green", "width": 4}, "mode": "lines", "showlegend": false, "type": "scatter3d", "x": [1.05, 1.05], "y": [0.08666, 0.03666], "z": [0.5, 0.5]}, {"marker": {"color": "green", "size": 4}, "mode": "markers", "showlegend": false, "type": "scatter3d", "x": [1.05], "y": [0.08666], "z": [0.5]}, {"mode": "text", "showlegend": false, "text": ["y21"], "textposition": "top center", "type": "scatter3d", "x": [1.05], "y": [0.03666], "z": [0.5]}, {"line": {"color": "blue", "width": 4}, "mode": "lines", "showlegend": false, "type": "scatter3d", "x": [1.05, 1.05], "y": [0.08666, 0.08666], "z": [0.5, 0.45]}, {"marker": {"color": "blue", "size": 4}, "mode": "markers", "showlegend": false, "type": "scatter3d", "x": [1.05], "y": [0.08666], "z": [0.5]}, {"mode": "text", "showlegend": false, "text": ["z21"], "textposition": "top center", "type": "scatter3d", "x": [1.05], "y": [0.08666], "z": [0.45]}, {"line": {"color": "red", "width": 4}, "mode": "lines", "showlegend": false, "type": "scatter3d", "x": [1.05, 1.1], "y": [0.08666, 0.08666], "z": [0.5, 0.5]}, {"marker": {"color": "red", "size": 4}, "mode": "markers", "showlegend": false, "type": "scatter3d", "x": [1.05], "y": [0.08666], "z": [0.5]}, {"mode": "text", "showlegend": false, "text": ["x22"], "textposition": "top center", "type": "scatter3d", "x": [1.1], "y": [0.08666], "z": [0.5]}, {"line": {"color": "green", "width": 4}, "mode": "lines", "showlegend": false, "type": "scatter3d", "x": [1.05, 1.05], "y": [0.08666, 0.03666], "z": [0.5, 0.5]}, {"marker": {"color": "green", "size": 4}, "mode": "markers", "showlegend": false, "type": "scatter3d", "x": [1.05], "y": [0.08666], "z": [0.5]}, {"mode": "text", "showlegend": false, "text": ["y22"], "textposition": "top center", "type": "scatter3d", "x": [1.05], "y": [0.03666], "z": [0.5]}, {"line": {"color": "blue", "width": 4}, "mode": "lines", "showlegend": false, "type": "scatter3d", "x": [1.05, 1.05], "y": [0.08666, 0.08666], "z": [0.5, 0.45]}, {"marker": {"color": "blue", "size": 4}, "mode": "markers", "showlegend": false, "type": "scatter3d", "x": [1.05], "y": [0.08666], "z": [0.5]}, {"mode": "text", "showlegend": false, "text": ["z22"], "textposition": "top center", "type": "scatter3d", "x": [1.05], "y": [0.08666], "z": [0.45]}, {"line": {"color": "red", "width": 4}, "mode": "lines", "showlegend": false, "type": "scatter3d", "x": [1.05, 1.1], "y": [0.08666, 0.08666], "z": [0.5, 0.5]}, {"marker": {"color": "red", "size": 4}, "mode": "markers", "showlegend": false, "type": "scatter3d", "x": [1.05], "y": [0.08666], "z": [0.5]}, {"mode": "text", "showlegend": false, "text": ["x23"], "textposition": "top center", "type": "scatter3d", "x": [1.1], "y": [0.08666], "z": [0.5]}, {"line": {"color": "green", "width": 4}, "mode": "lines", "showlegend": false, "type": "scatter3d", "x": [1.05, 1.05], "y": [0.08666, 0.03666], "z": [0.5, 0.5]}, {"marker": {"color": "green", "size": 4}, "mode": "markers", "showlegend": false, "type": "scatter3d", "x": [1.05], "y": [0.08666], "z": [0.5]}, {"mode": "text", "showlegend": false, "text": ["y23"], "textposition": "top center", "type": "scatter3d", "x": [1.05], "y": [0.03666], "z": [0.5]}, {"line": {"color": "blue", "width": 4}, "mode": "lines", "showlegend": false, "type": "scatter3d", "x": [1.05, 1.05], "y": [0.08666, 0.08666], "z": [0.5, 0.45]}, {"marker": {"color": "blue", "size": 4}, "mode": "markers", "showlegend": false, "type": "scatter3d", "x": [1.05], "y": [0.08666], "z": [0.5]}, {"mode": "text", "showlegend": false, "text": ["z23"], "textposition": "top center", "type": "scatter3d", "x": [1.05], "y": [0.08666], "z": [0.45]}, {"line": {"color": "red", "width": 4}, "mode": "lines", "showlegend": false, "type": "scatter3d", "x": [1.05, 1.1], "y": [0.08666, 0.08666], "z": [0.5, 0.5]}, {"marker": {"color": "red", "size": 4}, "mode": "markers", "showlegend": false, "type": "scatter3d", "x": [1.05], "y": [0.08666], "z": [0.5]}, {"mode": "text", "showlegend": false, "text": ["x24"], "textposition": "top center", "type": "scatter3d", "x": [1.1], "y": [0.08666], "z": [0.5]}, {"line": {"color": "green", "width": 4}, "mode": "lines", "showlegend": false, "type": "scatter3d", "x": [1.05, 1.05], "y": [0.08666, 0.03666], "z": [0.5, 0.5]}, {"marker": {"color": "green", "size": 4}, "mode": "markers", "showlegend": false, "type": "scatter3d", "x": [1.05], "y": [0.08666], "z": [0.5]}, {"mode": "text", "showlegend": false, "text": ["y24"], "textposition": "top center", "type": "scatter3d", "x": [1.05], "y": [0.03666], "z": [0.5]}, {"line": {"color": "blue", "width": 4}, "mode": "lines", "showlegend": false, "type": "scatter3d", "x": [1.05, 1.05], "y": [0.08666, 0.08666], "z": [0.5, 0.45]}, {"marker": {"color": "blue", "size": 4}, "mode": "markers", "showlegend": false, "type": "scatter3d", "x": [1.05], "y": [0.08666], "z": [0.5]}, {"mode": "text", "showlegend": false, "text": ["z24"], "textposition": "top center", "type": "scatter3d", "x": [1.05], "y": [0.08666], "z": [0.45]}], "layout": {"height": 600, "scene": {"xaxis": {"range": [0.9015, 1.148], "title": {"text": "X"}}, "yaxis": {"range": [-0.1511, 0.09488], "title": {"text": "Y"}}, "zaxis": {"range": [0.352, 0.598], "title": {"text": "Z"}}}, "width": 800}}
